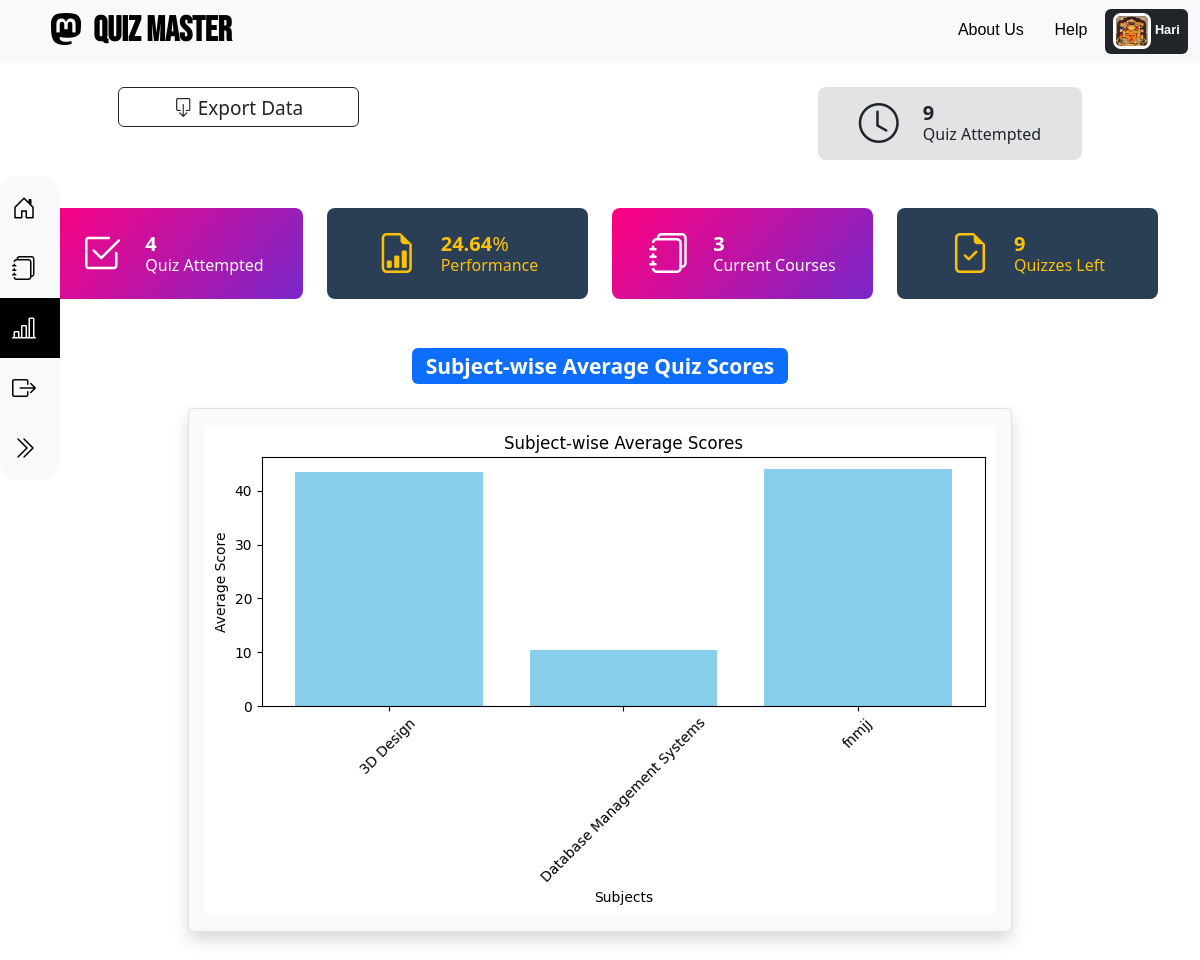
The app's page /user_summary/2 with its own data.
### application/models.py (models this page shows)
class User(db.Model):  # Student Model
    id = db.Column(db.Integer, primary_key=True)
    firstname = db.Column(db.String(), nullable=False)
    lastname = db.Column(db.String())
    dob = db.Column(db.Date(), nullable=False)
    gender = db.Column(db.String(), nullable=False)
    bloodgroup = db.Column(db.String(), nullable=False)
    qualification = db.Column(db.String(), nullable=False)
    email = db.Column(db.String(), unique=True, nullable=False)
    username = db.Column(db.String(), unique=True, nullable=False)
    password = db.Column(db.String(), nullable=False)
    profile_image = db.Column(db.String(), nullable=False)
    type = db.Column(db.String(), default="general")
    subjects = db.relationship('Subject', secondary=user_subject, backref='thatuser')
    scores = db.relationship("Score", backref="thatuser", cascade="all, delete-orphan")

### application/controllers.py (the view)
@app.route("/user_summary/<int:user_id>", methods=["GET", "POST"])
def user_summary(user_id):
    this_user=User.query.get(user_id)
    no_enrolled_sub=len(this_user.subjects)
    scores =Score.query.filter_by(user_id=user_id).all()
    scores = [score.total_score for score in scores]  # Extract total scores
    avg_score = round(sum(scores) / len(scores), 2)
    total_quizzes = Quiz.query.count()  # Total number of quizzes
    attempted_quizzes = (
        db.session.query(Score.quiz_id).filter(Score.user_id == user_id).distinct().count()
    )  # Count distinct quizzes attempted by the user
    results = (
        db.session.query(
            Subject.name,
            func.avg(Score.total_score).label("avg_score")
        )
        .join(Chapter, Subject.id == Chapter.subject_id)
        .join(Quiz, Chapter.id == Quiz.chapter_id)
        .join(Score, Quiz.id == Score.quiz_id)
        .group_by(Subject.name)
        .all()
    )
    avg_scores = {subject: round(avg, 2) for subject, avg in results}
    subjects = list(avg_scores.keys())
    avg_marks = list(avg_scores.values())
    plt.figure(figsize=(8, 5))
    plt.bar(subjects, avg_marks, color='skyblue')
    plt.xlabel("Subjects")
    plt.ylabel("Average Score")
    plt.title("Subject-wise Average Scores")
    plt.xticks(rotation=45)
    plt.tight_layout()
    img_path = os.path.join("static", "user_subjects_avg_scores.png")
    plt.savefig(img_path, bbox_inches="tight")
    plt.close()
    return render_template("user/user_summary.html", this_user=this_user, no_enrolled_sub=no_enrolled_sub,
    avg_score=avg_score, attempted_quizzes=attempted_quizzes, total_quizzes=total_quizzes ,
    chart_url1=url_for("static", filename="user_subjects_avg_scores.png")
     )

### templates/user/user_summary.html (shortened to what this page needs)
{% extends 'base/user_base.html' %}
{% block user_content %}
<div class="px-4 text-center">
    <div class="d-flex mb-3 row g-2 mt-3" style="padding-inline: 98px;">
        <a class="btn btn-outline-dark w-25" type="button" style="height: 40px; font-size: 19px;"><i class="bi bi-box-arrow-down"></i> Export Data</a>
          <div class="d-flex justify-content-center ms-auto align-items-center p-4 bg-secondary-subtle bg-opacity-15 rounded-3" style="height: 73px; width: 264px;">
            <span class="display-6 lh-1 text-dark mb-0"><i class="bi bi-clock"></i></i></span>
            <div class="ms-4 h6 fw-normal mb-0">
              <div class="d-flex">
                <h5 class="purecounter mb-0 fw-bold" data-purecounter-start="0" data-purecounter-end="10" data-purecounter-delay="200" data-purecounter-duration="0">9</h5>
              </div>
              <p class="mb-0">Quiz Attempted</p>
            </div>
        </div>
    </div>
    <div class="container my-5">
        <div class="row g-4">
          <div class="col-sm-6 col-xl-3">
            <div class="d-flex justify-content-center align-items-center p-4 user-summary1 bg-opacity-15 rounded-3">
              <span class="display-6 lh-1 text-white mb-0"><i class="bi bi-check2-square"></i></span>
              <div class="ms-4 h6 fw-normal mb-0">
                <div class="d-flex">
                  <h5 class="purecounter mb-0 fw-bold text-white" data-purecounter-start="0" data-purecounter-end="10" data-purecounter-delay="200" data-purecounter-duration="0">{{ attempted_quizzes }}</h5>
                </div>
                <p class="mb-0 text-white">Quiz Attempted</p>
              </div>
            </div>
          </div>
          <div class="col-sm-6 col-xl-3">
            <div class="d-flex justify-content-center align-items-center p-4 user-summary2 bg-opacity-10 rounded-3">
              <span class="display-6 lh-1 text-warning mb-0"><i class="bi bi-file-earmark-bar-graph"></i></span>
              <div class="ms-4 h6 fw-normal mb-0">
                <div class="d-flex">
                  <h5 class="purecounter mb-0 fw-bold text-warning" data-purecounter-start="0" data-purecounter-end="200" data-purecounter-delay="200" data-purecounter-duration="0">{{ avg_score }}</h5>
                  <span class="mb-0 h5 text-warning">%</span>
                </div>
                <p class="mb-0 text-warning">Performance</p>
              </div>
            </div>
          </div>
          <div class="col-sm-6 col-xl-3">
            <div class="d-flex justify-content-center align-items-center p-4 user-summary1 bg-opacity-10 rounded-3">
              <span class="display-6 lh-1 text-white mb-0"><i class="bi bi-journals"></i></i></span>
              <div class="ms-4 h6 fw-normal mb-0">
                <div class="d-flex">
                  <h5 class="purecounter mb-0 fw-bold text-white" data-purecounter-start="0" data-purecounter-end="6" data-purecounter-delay="300" data-purecounter-duration="0">{{ no_enrolled_sub }}</h5>
                </div>
                <p class="mb-0 text-white">Current Courses</p>
              </div>
            </div>
          </div>
          <div class="col-sm-6 col-xl-3">
            <div class="d-flex justify-content-center align-items-center p-4 user-summary2 bg-opacity-10 rounded-3">
              <span class="display-6 lh-1 text-warning mb-0"><i class="bi bi-file-earmark-check"></i></span>
              <div class="ms-4 h6 fw-normal mb-0">
                <div class="d-flex">
                  <h5 class="purecounter mb-0 fw-bold text-warning" data-purecounter-start="0" data-purecounter-end="6" data-purecounter-delay="300" data-purecounter-duration="0">{{ total_quizzes-attempted_quizzes }}</h5>
                </div>
                <p class="mb-0 text-warning">Quizzes Left</p>
              </div>
            </div>
          </div>
        </div>
    </div>
    <div class="container my-5">
      <div class="container my-5">
        <h3 class="text-center"><span class="badge text-bg-primary">Subject-wise Average Quiz Scores</span></h3>
        <div class="d-flex justify-content-center mt-4">
            {% if chart_url1 %}
                <div class="chart-container border rounded p-3 bg-light shadow">
                    <img src="{{ chart_url1 }}" alt="User Subject-wise Average Scores" height="" class="img-fluid rounded">
                </div>
            {% else %}
                <p class="text-center text-muted">No quiz scores available to display.</p>
            {% endif %}
        </div>
    </div>
    </div>
</div>
{% endblock %}

### templates/base/user_base.html (shortened to what this page needs)
{% extends 'base/base.html' %}
{% block page_css %}
  <link rel="stylesheet" href="/static/user.css">
{% endblock %}
{% block profile %}
<a href="/go_to_profile" type="button">
  <span class="badge text-bg-dark">
      <img src="/static/uploads/{{ this_user.profile_image }}" width="38px" height="36px" class="rounded-3 border border-3 border-white" alt="..."> {{ this_user.firstname }}
  </span>
</a>
{% endblock %}
{% block page_body %}
<div class="sidebar" id="sidebar">
    <a href="/user_home/{{ this_user.id }}" id="uhome">
      <i class="bi bi-house-door"></i>
    </a>
    {% if not NOtShowSubjectSummary %}
    <a href="/user_subject/{{ this_user.id }}" id="usub">
      <i class="bi bi-journals"></i>
    </a>
    <a href="/user_summary/{{ this_user.id }}" id="usummary">
      <i class="bi bi-bar-chart-line"></i>
    </a>
    {% endif %}
    <a href="/logout">
      <i class="bi bi-box-arrow-right"></i>
    </a>
    <a href="#" id="toggleSidebar">
      <i class="bi bi-chevron-double-right" id="toggleIcon"></i>
    </a>
  </div>
  <main class="position asbolute">
    {% block user_content %} {% endblock %}
  </main>
{% endblock %}

### static/base.css (style rules this page uses)
html, body { height: 100%; margin: 0; display: flex; flex-direction: column; }
main { flex-grow: 1; }

### static/user.css (style rules this page uses)
.sidebar { width: 60px; height: 38vh; background: #f8f9fa; transition: width 0.3s ease-in-out; overflow: hidden; position: fixed; top: 0; left: 0; padding-top: 2px; border-radius: 17px; margin-top: 176px; z-index: 1000; }
.sidebar a { display: flex; align-items: center; text-decoration: none; color: black; padding: 12px; font-size: 16px; transition: background 0.3s; }
.sidebar a i { font-size: 24px; margin-right: 10px; }

### templates/user/user_summary.html (style rules this page uses)
.user-summary1 { background-image: linear-gradient(310deg, #7928ca, #ff0080); }
.user-summary2 { background-color: #2a3e55 !important; }

### records on screen
User: profile_image (picture), firstname "Hari"

### other values on screen
{{ attempted_quizzes }} "4"
{{ avg_score }} "24.64"
{{ no_enrolled_sub }} "3"
{{ total_quizzes-attempted_quizzes }} "9"
